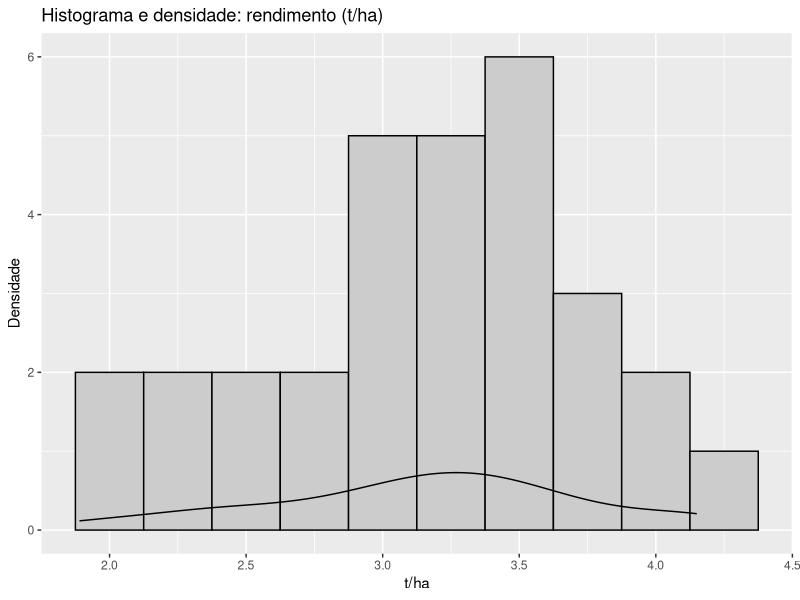
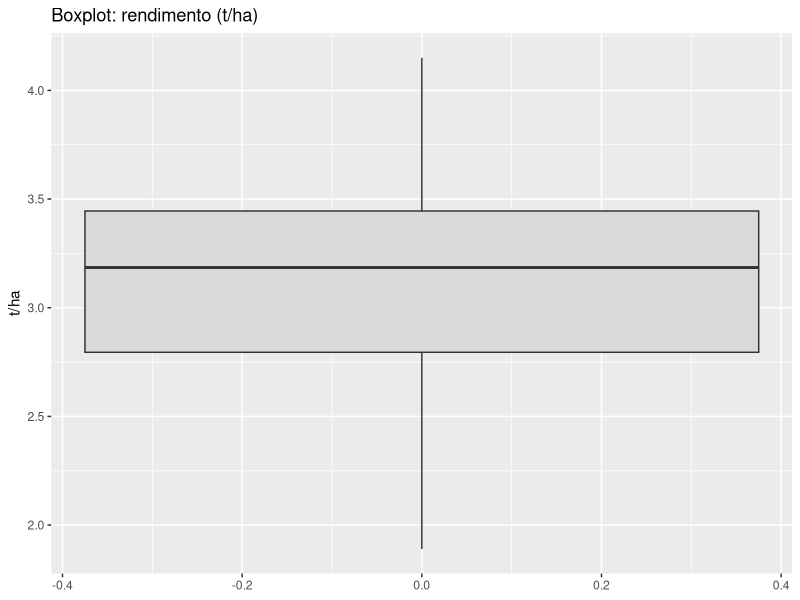
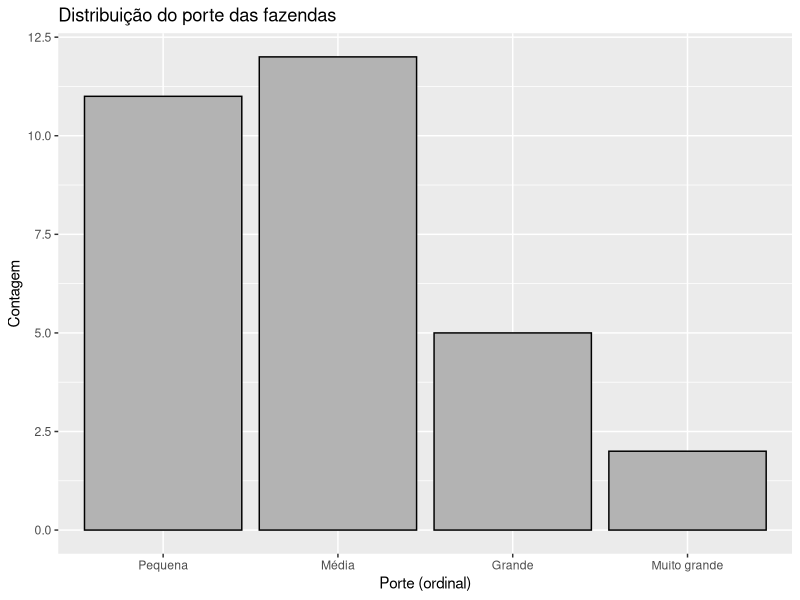

R code for these plots, in order:
# MARCELA_AMORIM_FERNANDES_RM566995_fase2_cap7
# Análise exploratória de base agro (synthetic didática)
# Pacotes necessários: readxl, ggplot2, dplyr

# Instalar pacotes (descomente se precisar)
# install.packages(c('readxl','ggplot2','dplyr'))

library(readxl)
library(ggplot2)
library(dplyr)

# 1) Ler a base (ajuste o caminho se necessário)
base <- read_excel('base_agro.xlsx')

# 2) Conferir estrutura
str(base)
head(base)

# Garantir que a variável ordinal esteja ordenada corretamente
base$porte_fazenda <- factor(base$porte_fazenda,
                             levels = c('Pequena','Média','Grande','Muito grande'),
                             ordered = TRUE)

# ==============================
# ESCOLHA DA VARIÁVEL QUANTITATIVA: rendimento_t_ha
# ==============================

x <- base$rendimento_t_ha

# Medidas de tendência central
media <- mean(x, na.rm = TRUE)
mediana <- median(x, na.rm = TRUE)
# Moda (pode haver múltiplas; aqui escolhemos a de maior frequência)
moda <- as.numeric(names(which.max(table(x))))

# Medidas de dispersão
variancia <- var(x, na.rm = TRUE)
desvio_padrao <- sd(x, na.rm = TRUE)
amplitude <- max(x, na.rm = TRUE) - min(x, na.rm = TRUE)
iqr_val <- IQR(x, na.rm = TRUE)
cv <- desvio_padrao / media  # coeficiente de variação

# Medidas separatrizes (quartis, decis, percentis)
quartis <- quantile(x, probs = c(0.25, 0.5, 0.75), na.rm = TRUE, names = TRUE)
decis <- quantile(x, probs = seq(0.1, 0.9, by = 0.1), na.rm = TRUE, names = TRUE)
percentis <- quantile(x, probs = seq(0.01, 0.99, by = 0.01), na.rm = TRUE, names = TRUE)

# Imprimir resumo
cat('== Tendência central ==\n')
cat('Média:', media, '\n')
cat('Mediana:', mediana, '\n')
cat('Moda:', moda, '\n\n')

cat('== Dispersão ==\n')
cat('Variância:', variancia, '\n')
cat('Desvio padrão:', desvio_padrao, '\n')
cat('Amplitude:', amplitude, '\n')
cat('IQR:', iqr_val, '\n')
cat('CV:', cv, '\n\n')

cat('== Quartis ==\n'); print(quartis)
cat('\n== Decis ==\n'); print(decis)
cat('\n== Percentis (1% a 99%) ==\n'); print(percentis)

# Análise gráfica da variável quantitativa
# Histograma com densidade
g_hist <- ggplot(base, aes(x = rendimento_t_ha)) +
  geom_histogram(binwidth = 0.25, fill = 'grey80', color = 'black') +
  geom_density(aes(y=..density..)) +
  labs(title = 'Histograma e densidade: rendimento (t/ha)',
       x = 't/ha', y = 'Densidade')

# Boxplot
g_box <- ggplot(base, aes(y = rendimento_t_ha)) +
  geom_boxplot(fill = 'grey85') +
  labs(title = 'Boxplot: rendimento (t/ha)', y = 't/ha')

# Salvar gráficos
ggsave('grafico_hist_rendimento.png', plot = g_hist, width = 7, height = 4, dpi = 150)
ggsave('grafico_box_rendimento.png', plot = g_box, width = 5, height = 4, dpi = 150)

# ==============================
# ESCOLHA DA VARIÁVEL QUALITATIVA: porte_fazenda (ordinal)
# ==============================

# Gráfico de barras
g_bar <- ggplot(base, aes(x = porte_fazenda)) +
  geom_bar(fill = 'grey70', color = 'black') +
  labs(title = 'Distribuição do porte das fazendas',
       x = 'Porte (ordinal)', y = 'Contagem')

ggsave('grafico_bar_porte.png', plot = g_bar, width = 6, height = 4, dpi = 150)

# Tabela de frequências (absoluta e relativa)
freq_abs <- table(base$porte_fazenda)
freq_rel <- prop.table(freq_abs)

cat('\n== Frequências (porte_fazenda) ==\n')
print(freq_abs)
cat('\n== Frequências relativas ==\n')
print(round(100*freq_rel, 2))
